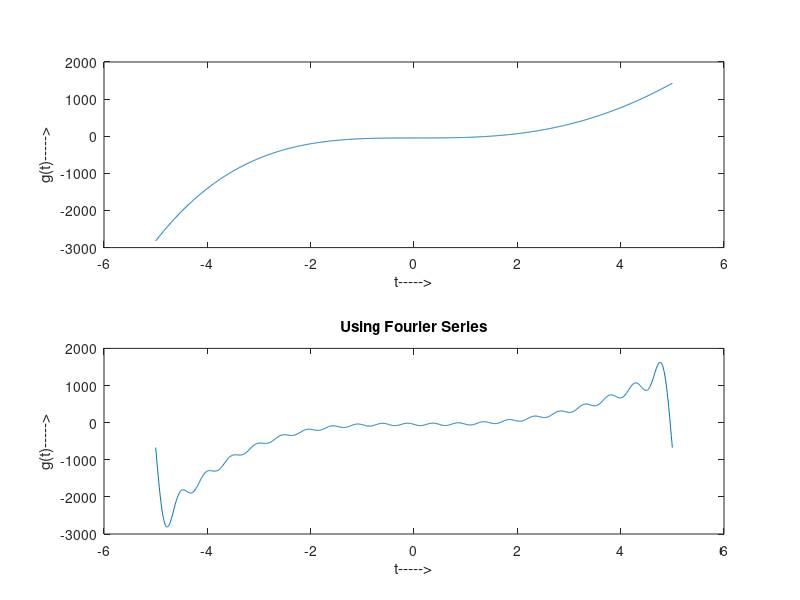

Write the MATLAB code that produced this figure.
#####################################################################
#####################################################################
## 							Q. No. 9. A
# Write MATLAB code to generate and plot a square wave g(t) having
# the following characteristics:
# Frequency 	=  1 Hz
# Amplitude 	=  5 Volts
# DC-bias		= -3 Volts
# Time Interval = -3 <= t <= 3 seconds

pkg load signal
t = -3 : 0.01 : 3;
f = 1;
a = 5;
b = -3;
sqr = @ (t) a * square(2 * pi * f * t) - b;
g_t = sqr(t);

subplot(2, 1, 1);
plot(t, g_t);
xlabel('t------>');
ylabel('g(t)----->');

# Now, write MATLAB code to approximate the square wave as a Fourier
# series and plot it using m = 1, 5, 10 and 20.
# S(t) = a0/2 + Summation(1, Inf) [ am * cos(2m * pi * f * t) 
#						    	   + bm * sin(2m * f * t)]
# The Fourier coefficients are given by:
# Ao = (2 / T) * Integration(0, T) [ g(t).dt ]
# Am = (2 / T) * Integration(0, T) [ g(t).cos(2m * pi * f * t).dt ]
# Bm = (2 / T) * Integration(0, T) [ g(t).sin(2m * pi * f * t).dt ]
# Label your figure with the appropriate title, x-axis and y-axis
#####################################################################
#####################################################################


# Fourier Series coefficients
T = 0 : 0.01 : 1;
g_T = sqr(T);
m_options = [1 5 10 20 50];
m = m_options(4);

Ao = 2 * trapz(T, g_T);
A = zeros(1, m);
B = zeros(1, m);
S = Ao / 2;

for i = 1 : m
    A(i) = 2 * trapz(T, g_T .* cos( (2 * pi * i * f) .* T ));
    B(i) = 2 * trapz(T, g_T .* sin( (2 * pi * i * f) .* T ));
    S += (A(i) .* cos( (2 * pi * i * f) .* t ) +
          B(i) .* sin( (2 * pi * i * f) .* t ));
endfor

subplot(2, 1, 2);
plot(t, S);
title("Square Wave using Fourier Series");
xlabel("t----->");
ylabel("g(t)----->");




#####################################################################
#####################################################################
## 							Q. No. 9. B
# Write MATLAB code to generate and plot the following function in 
# the time interval -L <= t <= L seconds, where L = 5.
# g(t) = -t^4 + 17t^3 - t^2 - 47
# Label your figure with the appropriate title, x-axis and y-axis
#
# Now, write MATLAB code to approximate the square wave as a Fourier
# series and plot it using m = 1, 5, 10 and 20.
# S(t) = a0/2 + Summation(1, Inf) [ am * cos(m * pi * t / L) 
#						    	  + bm * sin(m * pi * t / L)]
# The Fourier coefficients are given by:
# Ao = (1 / L) * Integration(-L, L) [ g(t).dt ]
# Am = (1 / L) * Integration(-L, L) [ g(t).cos(m * pi * t / L).dt ]
# Bm = (1 / L) * Integration(-L, L) [ g(t).sin(m * pi * t / L).dt ]
# Label your figure with the appropriate title, x-axis and y-axis
#####################################################################
#####################################################################

L = 5;
t = -L : 0.01 : L;
g = @ (t) -t.^4 + 17 * t.^3 - t.^2 - 47;
g_t = g(t);

subplot(2, 1, 1);
plot(t, g_t);
xlabel("t----->");
ylabel("g(t)----->");

m = 20;
Ao = 1 / L * trapz(t, g_t);
A  = zeros(1, m);
B  = zeros(1, m);
S  = Ao / 2;

for i = 1 : m
    A(i) = 1 / L * trapz(t, g_t .* cos( (i * pi / L) .* t));
    B(i) = 1 / L * trapz(t, g_t .* sin( (i * pi / L) .* t));
    S   += (A(i) .* cos( (i * pi / L) .* t) +
            B(i) .* sin( (i * pi / L) .* t));
endfor

subplot(2, 1, 2);
plot(t, S);
title("Using Fourier Series");
xlabel("t----->");
ylabel("g(t)----->");
